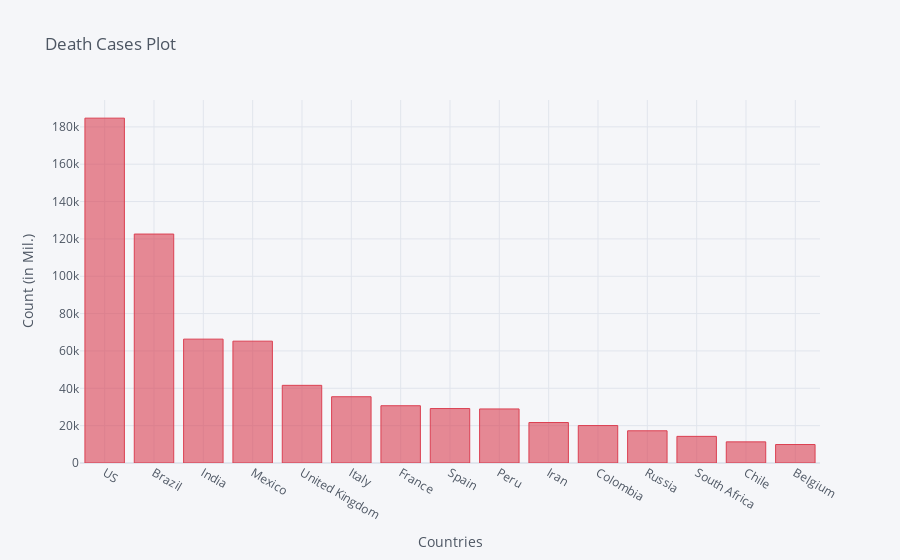

The notebook cell saved with this chart:
### Code cell
death_df2_plot.iplot(kind='bar', x='Country/Region', y='9/1/20',color='red',
                    title='Death Cases Plot',xTitle='Countries',yTitle='Count (in Mil.)')

### Figure 1 — Plotly figure (JSON) as saved in the notebook; plotly's stock layout.template omitted (floating-point values rounded to 4 significant figures)
{"data": [{"marker": {"color": "rgba(219, 64, 82, 0.6)", "line": {"color": "rgba(219, 64, 82, 1.0)", "width": 1}}, "name": "9/1/20", "orientation": "v", "text": "", "type": "bar", "x": ["US", "Brazil", "India", "Mexico", "United Kingdom", "Italy", "France", "Spain", "Peru", "Iran", "Colombia", "Russia", "South Africa", "Chile", "Belgium"], "y": [184664, 122596, 66333, 65241, 41592, 35491, 30666, 29152, 28944, 21672, 20050, 17250, 14263, 11321, 9897]}], "layout": {"legend": {"bgcolor": "#F5F6F9", "font": {"color": "#4D5663"}}, "paper_bgcolor": "#F5F6F9", "plot_bgcolor": "#F5F6F9", "title": {"font": {"color": "#4D5663"}, "text": "Death Cases Plot"}, "xaxis": {"gridcolor": "#E1E5ED", "showgrid": true, "tickfont": {"color": "#4D5663"}, "title": {"font": {"color": "#4D5663"}, "text": "Countries"}, "zerolinecolor": "#E1E5ED"}, "yaxis": {"gridcolor": "#E1E5ED", "showgrid": true, "tickfont": {"color": "#4D5663"}, "title": {"font": {"color": "#4D5663"}, "text": "Count (in Mil.)"}, "zerolinecolor": "#E1E5ED"}}}
